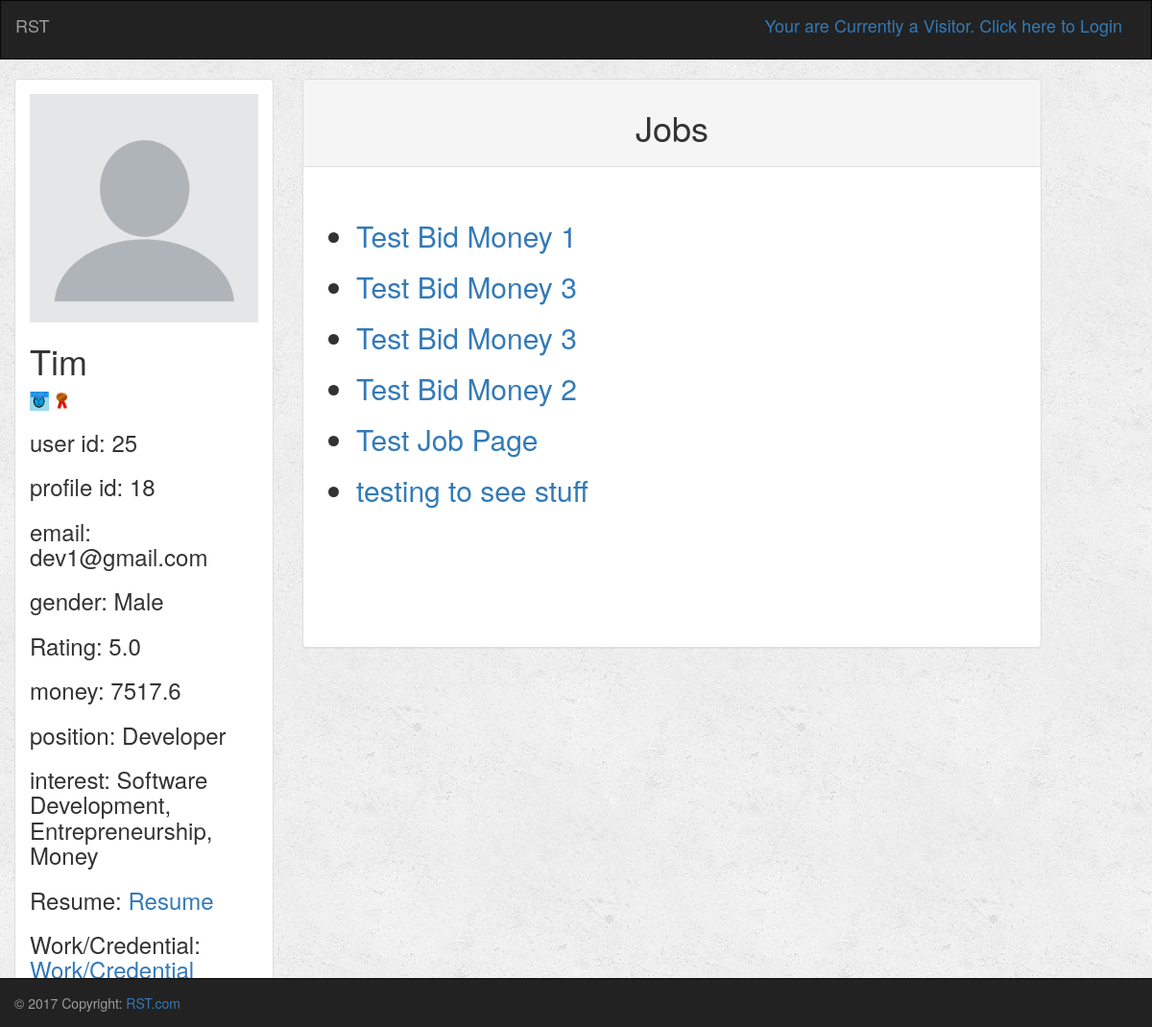
The app's page /turk/profile/25/ with its own data.
### turk/models.py (models this page shows, shortened)
class Profile(models.Model):
    user = models.OneToOneField(User, on_delete=models.CASCADE, default=1)
    name = models.CharField(max_length=250)
    age = models.IntegerField(default=0)
    GENDER_CHOICES = (
        ('Male', 'Male'),
        ('Female', 'Female')
    )
    gender = models.CharField(max_length=6, choices=GENDER_CHOICES, default='Male')
    email = models.CharField(max_length=250)
    resume = models.FileField()
    sample_work_or_bussiness_credential = models.FileField()
    RATING_CHOICES=(
        (1, 1),
        (2, 2),
        (3, 3),
        (4, 4),
        (5, 5),
    )
    rating = models.FloatField(choices=RATING_CHOICES, default=5)
    average_rating = models.FloatField(default=0)       # average of rating RECEIVED by others
    rating_count = models.IntegerField(default=0)       # count of rating RECEIVED by others
    total_rating = models.FloatField(default=0)         # total rating RECEIVED by others
    avg_give_rating = models.FloatField(default=0)      # average of rating GIVEN to others
    total_give_rating = models.FloatField(default=0)    # total of rating GIVEN to others
    total_give_count = models.FloatField(default=0)     # count of rating GIVEN to others
    money = models.FloatField(default=0)
    POSITION_CHOICES=(
        ('Temporary', 'Temporary'),
        ('Client', 'Client'),
        ('Developer', 'Developer'),
    )
    position = models.CharField(max_length=9, choices=POSITION_CHOICES, default='Temporary')
    DESIRED_POSITION_CHOICES=(
        ('Client', 'Client'),
        ('Developer', 'Developer'),
    )
    desired_position = models.CharField(max_length=9, choices=DESIRED_POSITION_CHOICES, default='Client')
    profile_picture = models.ImageField(default='default.png')
    interest = models.TextField()
    isBlackListed = models.BooleanField(default=False)
    INTEREST_CHOICES=(
        ('Being Human', 'Being Human'),
        ('Software Development', 'Software Development'),
        ('Video Games', 'Video Games'),
        ('Social Media', 'Social Media'),
        ('Food', 'Food'),
        ('Party', 'Party'),
        ('Entrepreneurship', 'Entrepreneurship'),
        ('Money', 'Money'),
    )
    interest = MultiSelectField(choices=INTEREST_CHOICES, default="Being Human")
    honor_Early_Bird = models.BooleanField(default=False)
    honor_Hard_Worker = models.BooleanField(default=False)
    honor_MILLIONAIRE = models.BooleanField(default=False)
    honor_Job_Supplier = models.BooleanField(default=False)
    honor_Veteran = models.BooleanField(default=False)
    honor_toohardman = models.BooleanField(default=False)
    honor_Cold_Headed_Tim = models.BooleanField(default=False)
    honor_Novice = models.BooleanField(default=True)
    honor_Normie = models.BooleanField(default=False)
    honor_General = models.BooleanField(default=False)
    honor_Lurker = models.BooleanField(default=False)
    num_early = models.IntegerField(default=0)      # number of time dev delivered early
    money_earned = models.FloatField(default=0)     # amount of money dev made
    num_post = models.IntegerField(default=0)       # number of total posts client posted
    num_post_ex = models.IntegerField(default=0)    # number of expired posts client posted
    acc_created = models.DateTimeField(default=datetime.now())   # date of when acc made
    warn_poor = models.BooleanField(default=False)  # avg rating <=2 for >=5 projects
    warn_eval = models.BooleanField(default=False)  # avg rating to others <2 or >4 for >=8 projects
    warn_money = models.BooleanField(default=False) # not enough money to pay
    warn_final = models.BooleanField(default=False) # final warning, next login = gg

class Bidder(models.Model):
    job = models.ForeignKey(Job, on_delete=models.CASCADE)
    user = models.ForeignKey(User, on_delete=models.CASCADE, default=1)
    price = models.FloatField(validators=[MinValueValidator(1), MaxValueValidator(100000)], default=1)
    isHired = models.BooleanField(default=False)

class Job(models.Model):
    user = models.ForeignKey(User, on_delete=models.CASCADE, default=1)
    job_title = models.CharField(max_length=250)
    job_description = models.TextField()
    job_price = models.FloatField(default=0)
    is_complete = models.BooleanField(default=False) # job submitted
    is_late = models.BooleanField(default=False)
    is_rated = models.BooleanField(default=False)
    is_open = models.BooleanField(default=True) # Job is still open for bid
    lowest_bid = models.FloatField(validators=[MinValueValidator(0), MaxValueValidator(100000)], default=0)
    bid_deadline = models.DateTimeField(default=datetime.now()+timedelta(7))
    job_deadline = models.DateTimeField(default=datetime.now()+timedelta(21))

### turk/views.py (the view)
# urls.py: url(r'^profile/(?P<user_id>[0-9]+)/$', views.detail, name='detail'),
def detail(request, user_id):
    user = get_object_or_404(User, pk=user_id)
    profile = get_object_or_404(Profile, pk=user.profile.id)
    ban(profile ,user)
    average_rating = user.profile.average_rating
    '''if user.profile.rating_count > 0:
        average_rating = user.profile.rating/user.profile.rating_count
        user.profile.average_rating = average_rating
        user.profile.save()'''
    context = {
        'user': user,
        'average_rating': average_rating,
    }
    print(type(user.profile.interest))
    return render(request, 'turk/detail.html', context)

### turk/helper.py (called while the page is built)
def ban(profile,user):
    if (profile.warn_final == True):
        user.is_active = False
        user.save()
        profile.isBlackListed = True
        profile.save()
        print('byebye')

### turk/templates/turk/detail.html (shortened to what this page needs)
{% extends 'turk/base.html' %}
{% block body %}
    <div class="col-sm-4 col-md-3">
            <div class="panel panel-default">
                <div class="panel-body">
                    {% if user.profile.profile_picture %}
                        <img src="{{ user.profile.profile_picture.url }}" class="img-responsive">
                    {% else %}
                        <h3>No image to display</h3>
                    {% endif %}
                    {% if user.profile.name %}
                        <h1>{{ user.profile.name}}</h1>
                    {% else %}
                        <h1> {{user.first_name}} </h1>
                    {% endif %}
                    {% if user.profile.honor_Cold_Headed_Tim %}
                        <img src="/media/cold_headed_tim.png" width="20" height="20" alt="cold_headed_tim">
                    {% endif %}
                    {% if user.profile.honor_Novice %}
                        <img src="/media/novice.png" width="20" height="20" alt="novice">
                    {% endif %}
                    <h3>user id: {{user.id}}</h3>
                    <h3>profile id: {{user.profile.id}}</h3>
                    <h3>email: {{ user.profile.email }}</h3>
                    <h3>gender: {{ user.profile.gender }}</h3>
                    {% if user.profile.rating_count == 0 %}
                        <h3>Rating: NONE</h3>
                    {% else %}
                        <h3>Rating: {{average_rating}}</h3>
                    {% endif %}
                    <h3>money: {{ user.profile.money }}</h3>
                    <h3>position: {{ user.profile.position }} </h3>
                    <h3>interest: {{ user.profile.interest }}</h3>
                    <h3>Resume: <a href = "{{ user.profile.resume.url }}">Resume</a></h3>
                    <h3>Work/Credential: <a href = "{{ user.profile.sample_work_or_bussiness_credential.url }}">Work/Credential</a></h3>
                </div>
            </div>
        </div>
<div class = "col-sm-4 col-md-8">
    <div class = "panel panel-default">
        <div class = "panel-heading text-center">
            {% if request.user.is_authenticated %}
                {% if request.user.profile.position == "Developer" %}
                     <h1>List of Jobs This Developer currently Have</h1>
                {% endif %}
                {% if request.user.profile.position == "Client" %}
                    <h1> Posted Jobs</h1>
                {% endif %}
                {% if request.user.profile.position == "Temporary" %}
                    <h1> Jobs</h1>
                {% endif %}
            {% else %}
                <h1>Jobs</h1>
            {% endif %}
        </div>
    <div class = "panel-body" style = "height:500px;overflow-y: scroll">
    <ul>
        {% if user.profile.position == "Developer" %}
        <br>
            {% for bidder in user.bidder_set.all %}
                <h2><li><a href="{% url 'turk:job_description' bidder.job.user.id bidder.job.id %}">{{bidder.job.job_title}}</a></li></h2>
            {% endfor %}
        {% endif %}
    </ul>
    </div>
    </div>
{% endblock %}

### turk/static/turk/style.css (style rules this page uses)
body { background: white url("images/background.png"); }

### records on screen
Profile: average_rating "5.0"
Bidder: job.job_title "Test Bid Money 1"
Bidder: job.job_title "Test Bid Money 3"
Bidder: job.job_title "Test Bid Money 3"
Bidder: job.job_title "Test Bid Money 2"
Bidder: job.job_title "Test Job Page"
Bidder: job.job_title "testing to see stuff"

### other values on screen
{{ user.profile.name }} "Tim"
{{ user.id }} "25"
{{ user.profile.id }} "18"
{{ user.profile.email }} "dev1@gmail.com"
{{ user.profile.gender }} "Male"
{{ user.profile.money }} "7517.6"
{{ user.profile.position }} "Developer"
{{ user.profile.interest }} "Software Development, Entrepreneurship, Money"
